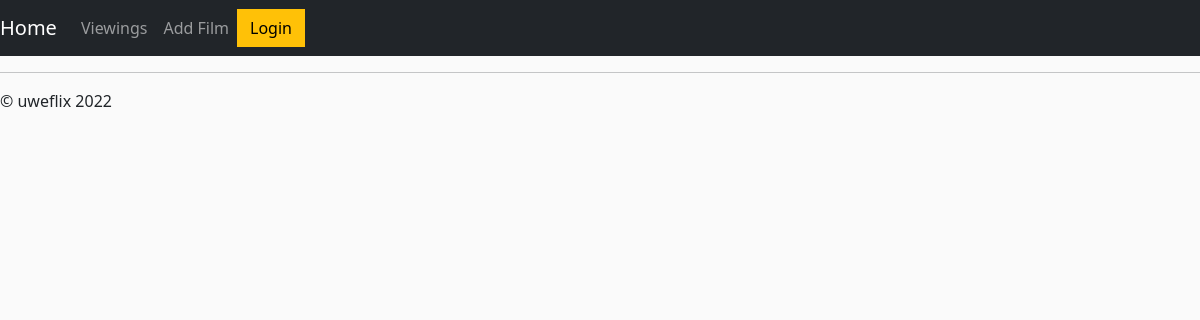
Before: /viewings/ with the older database file.
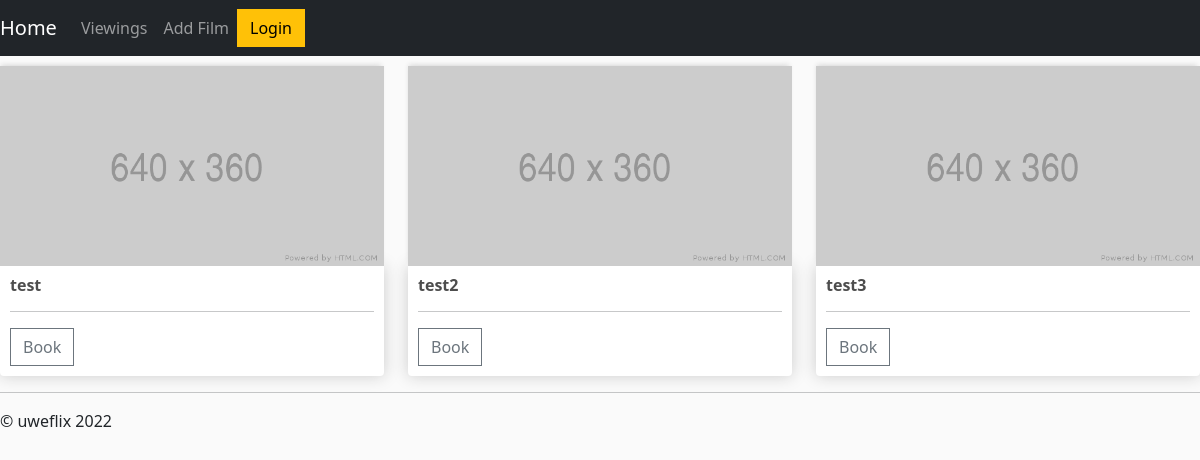
After: the same page with the newer database file.
### uweflix/models.py (models this page shows, shortened)
class Film(models.Model):
    title = models.CharField(max_length=100)
    age_rating = models.CharField(max_length=3)
    """Age Ratings:
        - U
        - PG
        - 12
        - 12A
        - 15
        - 18"""
    duration = models.CharField(max_length=3)
    trailer_desc = models.CharField(max_length=500)

### uweflix/views.py (the view)
# urls.py: path("viewings/", views.viewings, name="viewings"),
def viewings(request):
    films = Film.objects.all()
    context = {'films':films}
    return render(request, 'uweflix/viewings.html', context)

### uweflix/templates/uweflix/viewings.html (shortened to what this page needs)
{% extends "uweflix/layout.html" %}
{% load static %}
{% block content %}
<div class="row">
    {% for film in films %}
    <div class="col-lg-4">
        <img class="thumbnail" src="{% static 'uweflix/images/placeholder.png' %}">
        <div class="box-element film">
            <h6><strong>{{film.title}}</strong></h6>
            <hr>
            <button class="btn btn-outline-secondary add-btn">Book</button>
        </div>
    </div>
    {% endfor %}
</div>
{% endblock %}

### uweflix/templates/uweflix/layout.html (shortened to what this page needs)
<!DOCTYPE html>
{% load static %}
<html>
<head>
    <link href="https://cdn.jsdelivr.net/npm/bootstrap@5.1.3/dist/css/bootstrap.min.css" rel="stylesheet">
    <link rel="stylesheet" type="text/css" href="{% static 'uweflix/site.css' %}"/>
</head>
<body>
    <nav class="navbar navbar-expand-lg navbar-dark bg-dark">
        <a class="navbar-brand" href="{% url 'home' %}">Home</a>
        <div class="collapse navbar-collapse" id="navbarSupportedContent">
            <ul class="navbar-nav mr-auto">
                <li class="nav-item active">
                <a class="nav-link" href="{% url 'viewings' %}">Viewings</a>
                </li>
                <li class="nav-item active">
                    <a class="nav-link" href="{% url 'add_film' %}">Add Film</a>
                    </li>
            </ul>
            <div class="form-inline my-2 my-lg-0">
                <a href="#"class="btn btn-warning">Login</a>
            </div>
        </div>
    </nav>
    <div class="body-content">
        {% block content %}
        {% endblock %}
        <hr/>
        <footer>
            <p>© uweflix 2022</p>
        </footer>
    </div>
</body>
</html>

### uweflix/static/uweflix/site.css (style rules this page uses)
body { background-color: hsl(0, 0%, 98%); }
h1,h2,h3,h4,h5,h6 { color:hsl(0, 0%, 30%); }
.box-element { box-shadow:hsl(0, 0%, 80%) 0 0 16px; background-color: #fff; border-radius: 4px; padding: 10px; }
.thumbnail { width: 100%; height: 200px; -webkit-box-shadow: -1px -3px 5px -2px rgba(214,214,214,1); -moz-box-shadow: -1px -3px 5px -2px rgba(214,214,214,1); box-shadow: -1px -3px 5px -2px rgba(214,214,214,1); }
.film { border-radius: 0 0 4px 4px; }
.bg-dark { background-color: #4f868c; }
.col-lg-4, .col-lg-6, .col-lg-8, .col-lg-12 { margin-top: 10px; }
.btn { border-radius: 0; }

Changed rows visible on the page:
added Film: title "test"
added Film: title "test2"
added Film: title "test3"
